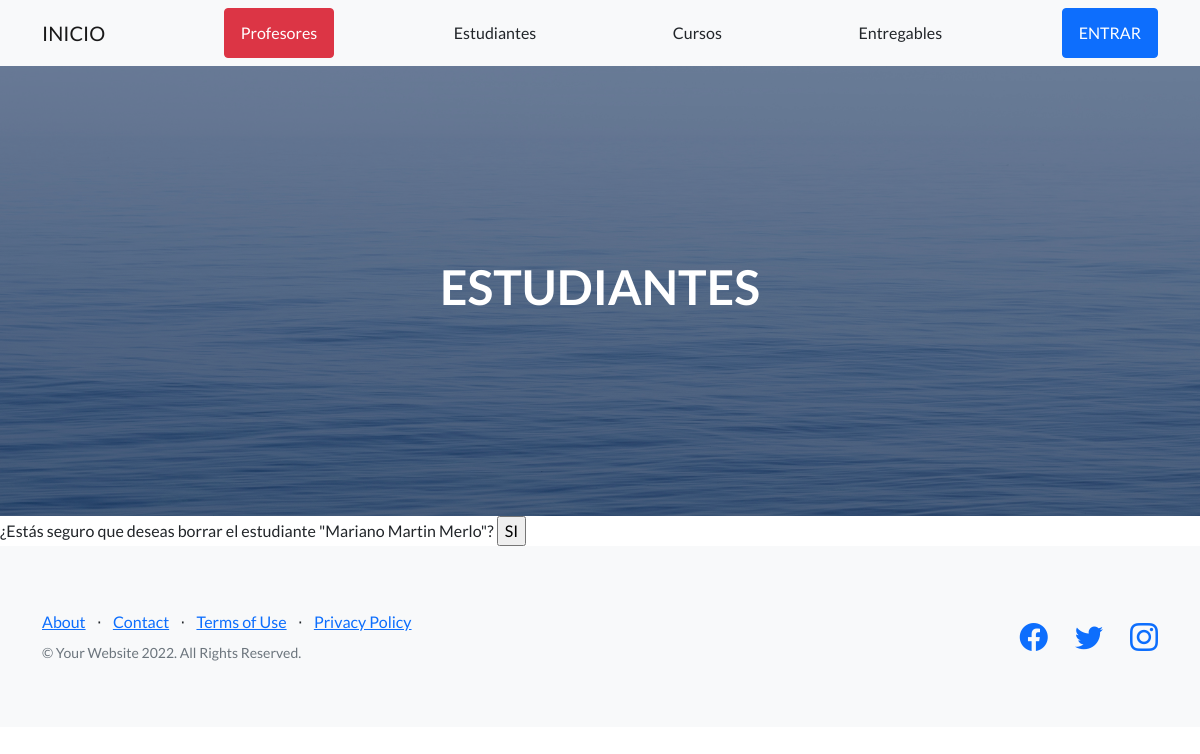
/AppCoder/estudiante/borrar/1/, run on an earlier commit of the app's database.
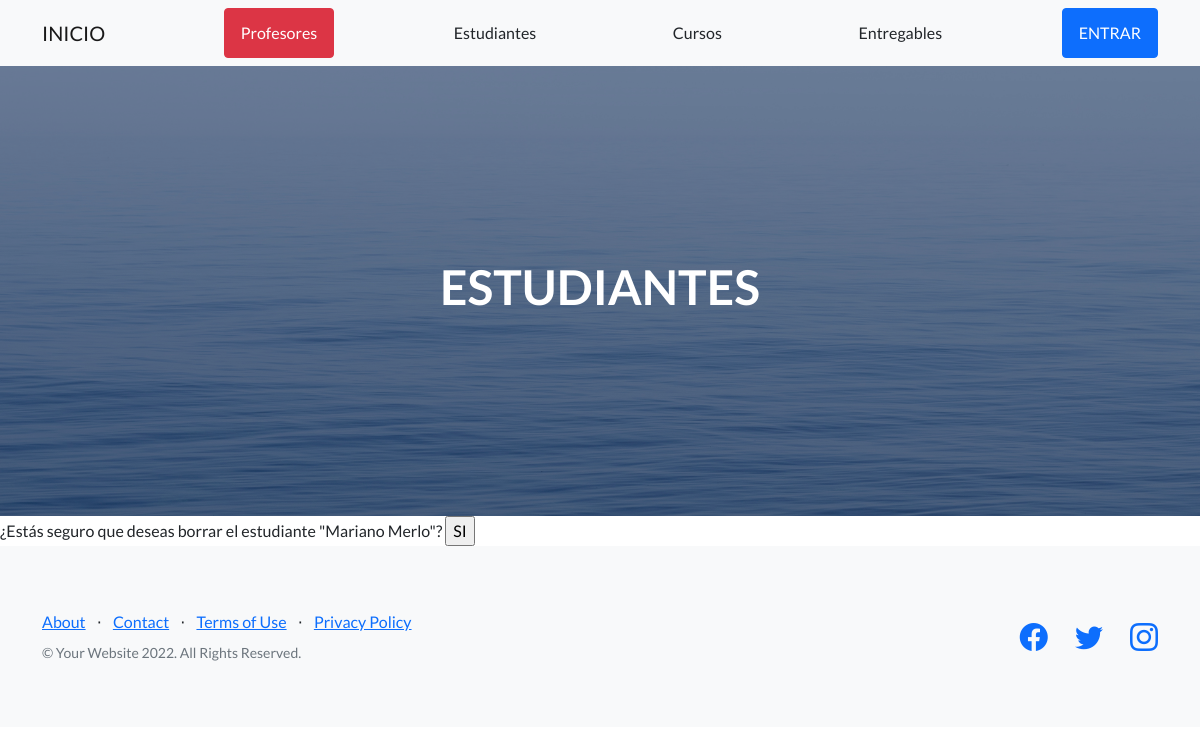
And on a later commit of the database.
### AppCoder/models.py (models this page shows)
class Estudiante(models.Model):
    nombre= models.CharField(max_length=50)
    apellido= models.CharField(max_length=50)
    email= models.EmailField()
    def __str__(self):
        return self.nombre +" "+ self.apellido

### AppCoder/views.py (the view)
# urls.py: path('estudiante/borrar/<pk>/', EstudianteEliminacion.as_view(), name= 'estudiante_borrar'),
class EstudianteEliminacion(DeleteView):
    model= Estudiante
    success_url= reverse_lazy('estudiante_listar')
    fields= ['nombre', 'apellido', 'email']

### AppCoder/templates/AppCoder/estudiante_confirm_delete.html
{% extends "AppCoder/padre.html" %}
{% load static %}
{% block contenidoQueCambia %}
<form method= "POST">{% csrf_token %}
    ¿Estás seguro que deseas borrar el estudiante "{{object}}"?
    <input type="submit" value="SI">
</form>
{% endblock %}
{% block título %}
    <H1>ESTUDIANTES</H1>
{% endblock %}

### AppCoder/templates/AppCoder/padre.html (shortened to what this page needs)
<!DOCTYPE html>
<html lang="en">
    <head>
        {% load static %}
        <link href="https://cdn.jsdelivr.net/npm/bootstrap-icons@1.5.0/font/bootstrap-icons.css" rel="stylesheet" type="text/css" />
        <link href="{% static 'AppCoder/css/styles.css' %}" rel="stylesheet" />
    </head>
    <body>
        <nav class="navbar navbar-light bg-light static-top">
            <div class="container">
                <a class="navbar-brand" href="{% url 'inicio' %}">INICIO</a>
                <a class="btn btn-danger" href="{% url 'profesores' %}">Profesores</a>
                <a class="btn " href="{% url 'estudiante_listar' %}">Estudiantes</a>
                <a class="btn " href="{% url 'cursos' %}">Cursos</a>
                <a class="btn " href="{% url 'entregables' %}">Entregables</a>
                {% if not request.user.is_authenticated %}
                <a class="btn btn-primary" href="{% url 'login' %}">ENTRAR</a>
                {% else %}
                <p>Hola {{user}}</p>
                <a class="btn btn-primary" href="{% url 'logout' %}">SALIR</a>
                {% endif %}
            </div>
        </nav>
        <header class="masthead">
            <div class="container position-relative">
                <div class="row justify-content-center">
                    <div class="col-xl-6">
                        <div class="text-center text-white">
                            {%block título %}
                            {% endblock %}
                        </div>
                    </div>
                </div>
            </div>
        </header>
        {% block contenidoQueCambia %}
        {% endblock %}
        <footer class="footer bg-light">
            <div class="container">
                <div class="row">
                    <div class="col-lg-6 h-100 text-center text-lg-start my-auto">
                        <ul class="list-inline mb-2">
                            <li class="list-inline-item"><a href="#!">About</a></li>
                            <li class="list-inline-item">⋅</li>
                            <li class="list-inline-item"><a href="#!">Contact</a></li>
                            <li class="list-inline-item">⋅</li>
                            <li class="list-inline-item"><a href="#!">Terms of Use</a></li>
                            <li class="list-inline-item">⋅</li>
                            <li class="list-inline-item"><a href="#!">Privacy Policy</a></li>
                        </ul>
                        <p class="text-muted small mb-4 mb-lg-0">&copy; Your Website 2022. All Rights Reserved.</p>
                    </div>
                    <div class="col-lg-6 h-100 text-center text-lg-end my-auto">
                        <ul class="list-inline mb-0">
                            <li class="list-inline-item me-4">
                                <a href="#!"><i class="bi-facebook fs-3"></i></a>
                            </li>
                            <li class="list-inline-item me-4">
                                <a href="#!"><i class="bi-twitter fs-3"></i></a>
                            </li>
                            <li class="list-inline-item">
                                <a href="#!"><i class="bi-instagram fs-3"></i></a>
                            </li>
                        </ul>
                    </div>
                </div>
            </div>
        </footer>
    </body>
</html>

What changed in the data, as far as the page shows it:
changed Estudiante: nombre+apellido "Mariano Martin Merlo" → "Mariano Merlo"
